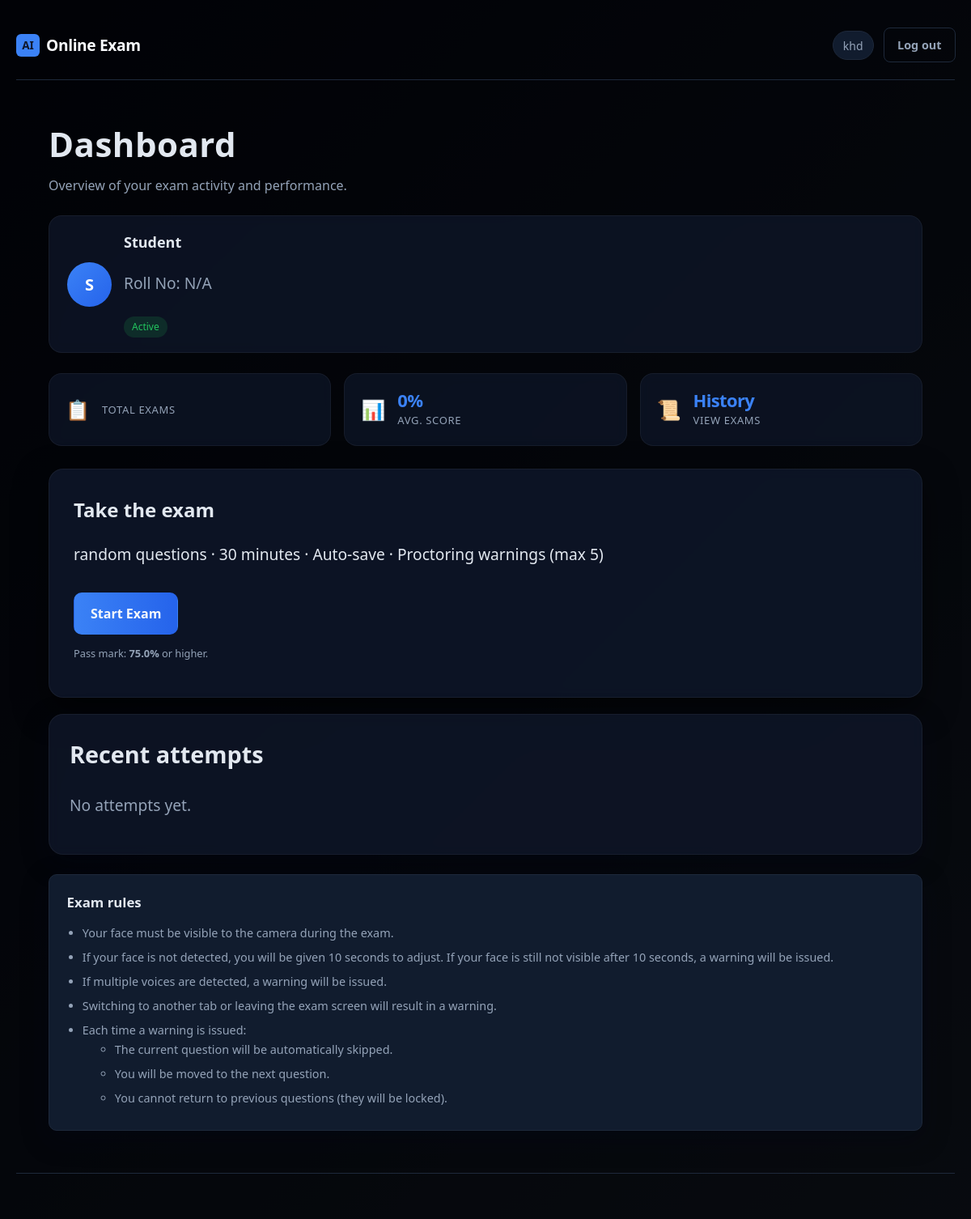
/dashboard (signed in), run on an earlier commit of the app's database.
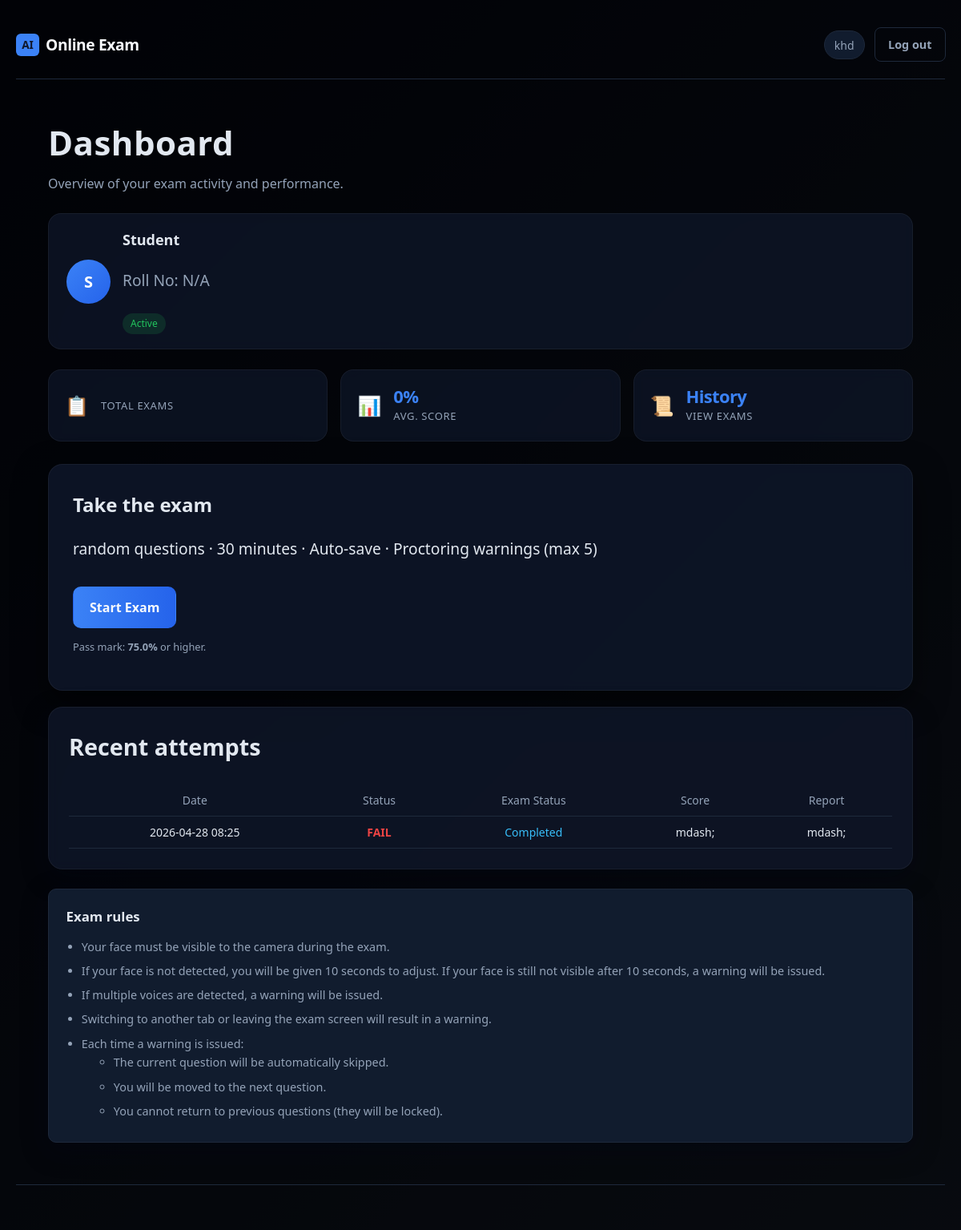
And on a later commit of the database.
### app.py (models this page shows)
class Attempt(db.Model):
    __tablename__ = "attempts"
    id = db.Column(db.Integer, primary_key=True)
    user_id = db.Column(db.Integer, db.ForeignKey("users.id"), nullable=False)
    exam_id = db.Column(db.Integer, db.ForeignKey('exam_history.id'), nullable=True)
    started_at = db.Column(db.DateTime, nullable=False)
    ended_at = db.Column(db.DateTime, nullable=True)
    status = db.Column(db.String(20), default="in_progress")
    score = db.Column(db.Float, nullable=True)
    question_ids_json = db.Column(db.Text, nullable=False)
    current_index = db.Column(db.Integer, default=0)
    time_limit_seconds = db.Column(db.Integer, default=EXAM_TIME_SECONDS)
    tab_switch_count = db.Column(db.Integer, default=0)
    face_missing_warnings = db.Column(db.Integer, default=0)
    warning_count = db.Column(db.Integer, default=0)
    warning_details_json = db.Column(db.Text, nullable=False, default="[]")
    timeline_json = db.Column(db.Text, nullable=False, default="[]")
    student_profile_json = db.Column(db.Text, nullable=False, default="{}")
    cheating_risk = db.Column(db.String(20), nullable=True)

### app.py (the view)
@app.route('/dashboard')
@login_required
def dashboard():
    attempts = Attempt.query.filter_by(user_id=session['user_id']).order_by(Attempt.started_at.desc()).all()
    completed_attempts = [a for a in attempts if a.status == 'completed']
    total_attempts = len(attempts)
    completed_count = len(completed_attempts)
    scores = [a.score for a in completed_attempts if a.score is not None]
    avg_score = round(sum(scores) / len(scores), 2) if scores else 0
    latest_attempt = attempts[0] if attempts else None
    schedule = ExamSchedule.query.first()
    current_time = datetime.utcnow() + timedelta(hours=5, minutes=30)
    user = User.query.get(session['user_id'])
    can_start_exam = True
    is_currently_completed = False
    if not user.exam_access_enabled:
        can_start_exam = False
    completed_attempt = Attempt.query.filter_by(
        user_id=user.id,
        status='completed'
    ).first()
    if completed_attempt and not user.allow_reattempt:
        can_start_exam = False
        is_currently_completed = True
    return render_template('dashboard.html',
                      attempts=attempts,
                      total_attempts=total_attempts,
                      completed_attempts=completed_count,
                      avg_score=avg_score,
                      latest_attempt=latest_attempt,
                      pass_threshold=PASS_SCORE_THRESHOLD,
                      schedule=schedule,
                      current_time=current_time,
                      can_start_exam=can_start_exam,
                      is_currently_completed=is_currently_completed)

### app.py (called while the page is built)
def login_required(f):
    @wraps(f)
    def decorated(*args, **kwargs):
        if "user_id" not in session:
            return redirect(url_for("login"))
        return f(*args, **kwargs)
    return decorated

### templates/dashboard.html (shortened to what this page needs)
{% extends "base.html" %}
{% block body_class %}page-dashboard{% endblock %}
{% block content %}
<section class="dash-hero">
  <div class="dash-hero-text">
    <h1>Dashboard</h1>
    <p class="muted dash-sub">Overview of your exam activity and performance.</p>
  </div>
</section>
<div class="student-card">
  <div class="student-avatar">
    {{
      (student.name[0] if student and student.name else
       (student.username[0] if student and student.username else 'S'))
    | upper
    }}
  </div>
  <div class="student-info">
    <h3>{{
      student.name
      if student and student.name
      else (student.username if student and student.username else 'Student')
    }}</h3>
    <p class="muted">
      Roll No: {{ student.roll_number if student and student.roll_number else 'N/A' }}
    </p>
    <span class="status-badge">Active</span>
  </div>
</div>
<div class="dash-stats">
  <a href="{{ url_for('exam_list_page') }}" class="dash-stat-card dash-stat-exams">
    <span class="dash-stat-icon">📋</span>
    <div class="dash-stat-body">
        <span class="dash-stat-label">Total exams</span>
    </div>
  </a>
    <a href="{{ url_for('score_page') }}" class="dash-stat-card dash-stat-score">
    <span class="dash-stat-icon">📊</span>
    <div class="dash-stat-body">
        <span class="dash-stat-value">
            {% if avg_score is not none %}{{ avg_score }}%{% else %}—{% endif %}
        </span>
        <span class="dash-stat-label">Avg. score</span>
    </div>
  </a>
  <a href="{{ url_for('history_page') }}" class="dash-stat-card">
    <span class="dash-stat-icon">📜</span>
    <div class="dash-stat-body">
      <span class="dash-stat-value">History</span>
      <span class="dash-stat-label">View Exams</span>
    </div>
  </a>
  </div>
<div class="dashboard-layout">
  <div class="card highlight-card dash-start-card">
    <h2>Take the exam</h2>
    <p>{{ questions_per_exam }} random questions · 30 minutes · Auto-save · Proctoring warnings (max 5)</p>
    {% if not can_start_exam %}
      {% if is_currently_completed %}
      <p class="dash-blocked-msg">You have already completed the exam.</p>
      {% else %}
      <p class="dash-blocked-msg">Your exam access has been disabled. Contact your administrator.</p>
      {% endif %}
    {% else %}
    {% if schedule %}
    {% if current_time < schedule.start_time %}
        <button class="btn btn-disabled btn-large" disabled>
            📅 Exam not started ({{ schedule.start_time.strftime('%I:%M %p') }})
        </button>
    {% elif current_time >= schedule.start_time and current_time <= schedule.end_time %}
        <a href="{{ url_for('exam_rules') }}" class="btn btn-primary btn-large">
            Start Exam
        </a>
    {% else %}
        <button class="btn btn-disabled btn-large" disabled>
            ⏰ Exam closed
        </button>
    {% endif %}
{% else %}
    <a href="{{ url_for('exam_rules') }}" class="btn btn-primary btn-large">Start exam</a>
    {% endif %}
    {% endif %}
    <p class="muted small">Pass mark: <strong>{{ pass_threshold }}%</strong> or higher.</p>
  </div>
  <div class="card dash-table-card">
    <h2>Recent attempts</h2>
    {% if attempts %}
    <div class="table-wrap">
      <table class="data-table">
        <thead>
          <tr>
            <th>Date</th>
            <th>Status</th>
            <th>Exam Status</th>
            <th>Score</th>
            <th>Report</th>
          </tr>
        </thead>
        <tbody>
          {% for a in attempts %}
          <tr>
            <td>{{ a.started_at.strftime('%Y-%m-%d %H:%M') }}</td>
            <td>
  {% if (a.score or 0) >= 75 %}
    <span style="color:#22c55e; font-weight:600;">PASS</span>
  {% else %}
    <span style="color:#ef4444; font-weight:600;">FAIL</span>
  {% endif %}
</td>
            <td>
              <span style="color:#38bdf8; font-weight:500;">Completed</span>
            </td>
            <td>{% if a.score is not none %}{{ a.score }}%{% else %}mdash;{% endif %}</td>
            <td>{% if a.status == 'completed' %}<a href="{{ url_for('exam_report', attempt_id=a.id) }}">View</a>{% else %}mdash;{% endif %}</td>
          </tr>
          {% endfor %}
        </tbody>
      </table>
    </div>
    {% else %}
    <p class="muted">No attempts yet.</p>
    {% endif %}
  </div>
</div>
<section class="card exam-rules-card">
  <h2 class="exam-rules-title">Exam rules</h2>
  <ul class="exam-rules-list">
  <li>Your face must be visible to the camera during the exam.</li>
  <li>If your face is not detected, you will be given 10 seconds to adjust.
      If your face is still not visible after 10 seconds, a warning will be issued.</li>
  <li>If multiple voices are detected, a warning will be issued.</li>
  <li>Switching to another tab or leaving the exam screen will result in a warning.</li>
  <li>Each time a warning is issued:
    <ul>
      <li>The current question will be automatically skipped.</li>
      <li>You will be moved to the next question.</li>
      <li>You cannot return to previous questions (they will be locked).</li>
    </ul>
  </li>
</ul>
</section>
{% endblock %}

### templates/base.html (shortened to what this page needs)
<!DOCTYPE html>
<html lang="en">
<head>
  <link rel="stylesheet" href="{{ url_for('static', filename='css/style.css') }}">
</head>
<body class="{% block body_class %}{% endblock %}">
  <div class="page-bg-overlay page-bg-overlay--main"></div>
  <div class="app-shell">
    <header class="top-bar">
      <a href="{% if session.get('is_admin') %}{{ url_for('admin_dashboard') }}{% elif session.get('user_id') %}{{ url_for('dashboard') }}{% else %}{{ url_for('login') }}{% endif %}" class="brand">
        <span class="brand-mark">AI</span>
        <span class="brand-text">Online Exam</span>
      </a>
      {% if session.get('user_id') %}
      <nav class="top-nav">
        <span class="user-pill">{{ session.get('username') }}</span>
        <a href="{{ url_for('admin_logout') }}" class="btn btn-ghost">Log out</a>
      </nav>
      {% endif %}
    </header>
    <div class="full-width-wrapper">
      {% block content %}{% endblock %}
    </div>
    <footer class="site-footer">
    </footer>
  </div>
</body>
</html>

### templates/base.html (style rules this page uses)
body { margin: 0; padding: 0; }
html, body { width: 100%; overflow-x: hidden; }
.app-shell { width: 100%; max-width: 100%; }
.full-width-wrapper { width: 100%; max-width: 100%; padding-left: 24px; padding-right: 24px; }
.dashboard, .report-page, .page-dashboard, .page-report { width: 100%; }

### templates/dashboard.html (style rules this page uses)
html, body { width: 100%; margin: 0; padding: 0; }
body.page-dashboard { background: linear-gradient(135deg, #020617, #0f172a, #1e293b) !important; color: #e2e8f0; width: 100%; overflow-x: hidden; }
.page-dashboard .app-shell { width: 100% !important; max-width: 100% !important; }
.page-dashboard .full-width-wrapper { width: 100% !important; max-width: 100% !important; margin: 0 !important; padding: 20px 40px; }
.full-width-wrapper { width: 100%; max-width: 100%; margin: 0; padding: 20px 40px; }
.page-dashboard::before, .page-dashboard::after, .dash-hero::before { content: none !important; display: none !important; }
.dash-hero { background: transparent !important; }
.dash-hero h1 { font-size: 42px; font-weight: 700; letter-spacing: 0.5px; }
.dash-sub { color: #94a3b8; font-size: 16px; }
.dash-stat-card { background: rgba(15, 23, 42, 0.7); border-radius: 16px; padding: 20px; display: flex; align-items: center; gap: 15px; backdrop-filter: blur(8px); border: 1px solid rgba(255,255,255,0.05); transition: 0.3s ease; }
.dash-stat-value { font-size: 22px; font-weight: bold; }
.dash-stat-label { color: #94a3b8; font-size: 13px; }
.highlight-card { background: rgba(15, 23, 42, 0.85); border-radius: 18px; padding: 30px; box-shadow: 0 15px 40px rgba(0,0,0,0.5); border: 1px solid rgba(255,255,255,0.05); }
.highlight-card h2 { font-size: 24px; margin-bottom: 10px; }
.btn-primary { background: linear-gradient(90deg, #3b82f6, #2563eb); border-radius: 10px; padding: 12px 20px; font-weight: 600; transition: 0.3s; }
.dash-table-card { background: rgba(15, 23, 42, 0.8); border-radius: 18px; padding: 25px; border: 1px solid rgba(255,255,255,0.05); }
.student-card { display: flex; align-items: center; gap: 15px; margin-top: 20px; margin-bottom: 25px; padding: 18px 22px; border-radius: 16px; background: rgba(15, 23, 42, 0.75); backdrop-filter: blur(8px); border: 1px solid rgba(255,255,255,0.05); }
.student-avatar { width: 55px; height: 55px; border-radius: 50%; background: linear-gradient(135deg, #3b82f6, #2563eb); display: flex; align-items: center; justify-content: center; font-weight: bold; font-size: 20px; color: white; }
.student-info h3 { margin: 0; font-size: 18px; }
.status-badge { display: inline-block; margin-top: 5px; font-size: 12px; padding: 3px 10px; border-radius: 20px; background: rgba(34,197,94,0.15); color: #22c55e; }

What changed in the data, as far as the page shows it:
added Attempt: started_at "2026-04-28 08:25", shows "FAIL", shows "mdash;", status "mdash;"
Also different on the page:
text no longer shown: "No attempts yet."
text now shown: "Date Status Exam Status Score Report"
